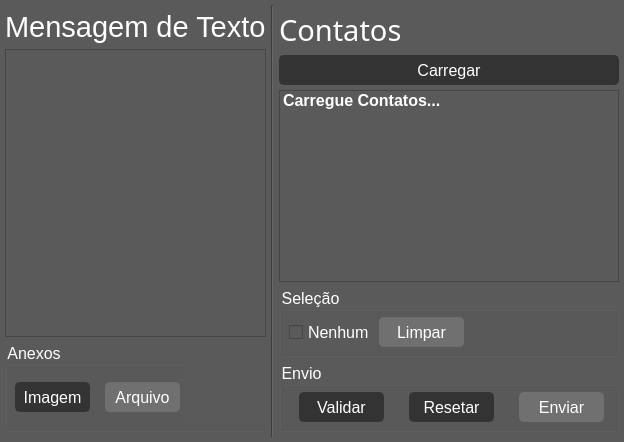
               <widget class="QWidget" name="page_whatsapp">
                <property name="styleSheet">
                 <string notr="true">background:rgb(91,90,90);</string>
                </property>
                <layout class="QHBoxLayout" name="horizontalLayout_19">
                 <property name="spacing">
                  <number>0</number>
                 </property>
                 <property name="leftMargin">
                  <number>0</number>
                 </property>
                 <property name="topMargin">
                  <number>5</number>
                 </property>
                 <property name="rightMargin">
                  <number>0</number>
                 </property>
                 <property name="bottomMargin">
                  <number>5</number>
                 </property>
                 <item>
                  <widget class="QFrame" name="frame_whatsapp_main">
                   <property name="enabled">
                    <bool>true</bool>
                   </property>
                   <property name="minimumSize">
                    <size>
                     <width>0</width>
                     <height>0</height>
                    </size>
                   </property>
                   <property name="baseSize">
                    <size>
                     <width>0</width>
                     <height>0</height>
                    </size>
                   </property>
                   <property name="font">
                    <font>
                     <family>Segoe UI</family>
                     <pointsize>12</pointsize>
                    </font>
                   </property>
                   <property name="frameShape">
                    <enum>QFrame::NoFrame</enum>
                   </property>
                   <property name="frameShadow">
                    <enum>QFrame::Plain</enum>
                   </property>
                   <layout class="QVBoxLayout" name="verticalLayout_5">
                    <property name="spacing">
                     <number>5</number>
                    </property>
                    <property name="leftMargin">
                     <number>5</number>
                    </property>
                    <property name="topMargin">
                     <number>5</number>
                    </property>
                    <property name="rightMargin">
                     <number>5</number>
                    </property>
                    <property name="bottomMargin">
                     <number>5</number>
                    </property>
                    <item>
                     <widget class="QLabel" name="whatsapp_page_messages_frame_text">
                      <property name="font">
                       <font>
                        <family>Segoe UI</family>
                        <pointsize>22</pointsize>
                       </font>
                      </property>
                      <property name="styleSheet">
                       <string notr="true">QLabel {
	color:rgb(255,255,255);
}</string>
                      </property>
                      <property name="text">
                       <string>Mensagem de Texto</string>
                      </property>
                      <property name="textFormat">
                       <enum>Qt::RichText</enum>
                      </property>
                     </widget>
                    </item>
                    <item>
                     <widget class="QTextEdit" name="whatsapp_message_input">
                      <property name="enabled">
                       <bool>true</bool>
                      </property>
                      <property name="font">
                       <font>
                        <family>Segoe UI</family>
                        <pointsize>14</pointsize>
                       </font>
                      </property>
                     </widget>
                    </item>
                    <item>
                     <widget class="QGroupBox" name="attachments_groupbox">
                      <property name="minimumSize">
                       <size>
                        <width>0</width>
                        <height>90</height>
                       </size>
                      </property>
                      <property name="font">
                       <font>
                        <family>Segoe UI</family>
                        <pointsize>12</pointsize>
                       </font>
                      </property>
                      <property name="styleSheet">
                       <string notr="true">QGroupBox {
	color:rgb(255,255,255);
}</string>
                      </property>
                      <property name="title">
                       <string>Anexos</string>
                      </property>
                      <widget class="QPushButton" name="load_image_button">
                       <property name="geometry">
                        <rect>
                         <x>10</x>
                         <y>40</y>
                         <width>75</width>
                         <height>30</height>
                        </rect>
                       </property>
                       <property name="minimumSize">
                        <size>
                         <width>0</width>
                         <height>30</height>
                        </size>
                       </property>
                       <property name="font">
                        <font>
                         <family>Segoe UI</family>
                         <pointsize>12</pointsize>
                        </font>
                       </property>
                       <property name="styleSheet">
                        <string notr="true">QPushButton {
	border: 2px solid rgb(51,51,51);
	border-radius: 5px;	
	color:rgb(255,255,255);
	background-color: rgb(51,51,51);
}
QPushButton:hover {
	border: 2px solid rgb(0,143,150);
	background-color: rgb(0,143,150);
}
QPushButton:pressed {	
	border: 2px solid rgb(0,143,150);
	background-color: rgb(51,51,51);
}

QPushButton:disabled {	
	border-radius: 5px;	
	border: 2px solid rgb(112,112,112);
	background-color: rgb(112,112,112);
}</string>
                       </property>
                       <property name="text">
                        <string>Imagem</string>
                       </property>
                      </widget>
                      <widget class="QPushButton" name="load_file_button">
                       <property name="enabled">
                        <bool>false</bool>
                       </property>
                       <property name="geometry">
                        <rect>
                         <x>100</x>
                         <y>40</y>
                         <width>75</width>
                         <height>30</height>
                        </rect>
                       </property>
                       <property name="minimumSize">
                        <size>
                         <width>0</width>
                         <height>30</height>
                        </size>
                       </property>
                       <property name="font">
                        <font>
                         <family>Segoe UI</family>
                         <pointsize>12</pointsize>
                        </font>
                       </property>
                       <property name="styleSheet">
                        <string notr="true">QPushButton {
	border: 2px solid rgb(51,51,51);
	border-radius: 5px;	
	color:rgb(255,255,255);
	background-color: rgb(51,51,51);
}
QPushButton:hover {
	border: 2px solid rgb(0,143,150);
	background-color: rgb(0,143,150);
}
QPushButton:pressed {	
	border: 2px solid rgb(0,143,150);
	background-color: rgb(51,51,51);
}

QPushButton:disabled {	
	border-radius: 5px;	
	border: 2px solid rgb(112,112,112);
	background-color: rgb(112,112,112);
}</string>
                       </property>
                       <property name="text">
                        <string>Arquivo</string>
                       </property>
                      </widget>
                      <widget class="QLabel" name="selected_whatsapp_image_path_text">
                       <property name="geometry">
                        <rect>
                         <x>180</x>
                         <y>20</y>
                         <width>271</width>
                         <height>61</height>
                        </rect>
                       </property>
                       <property name="minimumSize">
                        <size>
                         <width>200</width>
                         <height>0</height>
                        </size>
                       </property>
                       <property name="font">
                        <font>
                         <family>Segoe UI</family>
                         <pointsize>10</pointsize>
                         <weight>75</weight>
                         <italic>true</italic>
                         <bold>true</bold>
                        </font>
                       </property>
                       <property name="layoutDirection">
                        <enum>Qt::LeftToRight</enum>
                       </property>
                       <property name="autoFillBackground">
                        <bool>false</bool>
                       </property>
                       <property name="styleSheet">
                        <string notr="true">QLabel {
	color:rgb(255,255,255);
	
}</string>
                       </property>
                       <property name="text">
                        <string>&lt;html&gt;&lt;head/&gt;&lt;body&gt;&lt;p align=&quot;justify&quot;&gt;&lt;br/&gt;&lt;/p&gt;&lt;/body&gt;&lt;/html&gt;</string>
                       </property>
                       <property name="textFormat">
                        <enum>Qt::RichText</enum>
                       </property>
                       <property name="scaledContents">
                        <bool>false</bool>
                       </property>
                       <property name="alignment">
                        <set>Qt::AlignLeading|Qt::AlignLeft|Qt::AlignTop</set>
                       </property>
                       <property name="wordWrap">
                        <bool>true</bool>
                       </property>
                       <property name="margin">
                        <number>1</number>
                       </property>
                       <property name="indent">
                        <number>1</number>
                       </property>
                       <property name="openExternalLinks">
                        <bool>false</bool>
                       </property>
                      </widget>
                     </widget>
                    </item>
                   </layout>
                  </widget>
                 </item>
                 <item>
                  <widget class="Line" name="vert_divide">
                   <property name="font">
                    <font>
                     <family>Segoe UI</family>
                     <pointsize>12</pointsize>
                    </font>
                   </property>
                   <property name="orientation">
                    <enum>Qt::Vertical</enum>
                   </property>
                  </widget>
                 </item>
                 <item>
                  <widget class="QFrame" name="frame_whatsapp_contacts">
                   <property name="minimumSize">
                    <size>
                     <width>350</width>
                     <height>0</height>
                    </size>
                   </property>
                   <property name="maximumSize">
                    <size>
                     <width>220</width>
                     <height>16777215</height>
                    </size>
                   </property>
                   <property name="frameShape">
                    <enum>QFrame::NoFrame</enum>
                   </property>
                   <property name="frameShadow">
                    <enum>QFrame::Plain</enum>
                   </property>
                   <layout class="QVBoxLayout" name="verticalLayout_6">
                    <property name="spacing">
                     <number>5</number>
                    </property>
                    <property name="leftMargin">
                     <number>5</number>
                    </property>
                    <property name="topMargin">
                     <number>5</number>
                    </property>
                    <property name="rightMargin">
                     <number>5</number>
                    </property>
                    <property name="bottomMargin">
                     <number>5</number>
                    </property>
                    <item>
                     <widget class="QLabel" name="whatsapp_page_contacts_frame_text">
                      <property name="minimumSize">
                       <size>
                        <width>0</width>
                        <height>40</height>
                       </size>
                      </property>
                      <property name="maximumSize">
                       <size>
                        <width>16777215</width>
                        <height>40</height>
                       </size>
                      </property>
                      <property name="font">
                       <font>
                        <family>Segoe UI Semilight</family>
                        <pointsize>22</pointsize>
                       </font>
                      </property>
                      <property name="styleSheet">
                       <string notr="true">QLabel {
	color:rgb(255,255,255);
}</string>
                      </property>
                      <property name="text">
                       <string>&lt;html&gt;&lt;head/&gt;&lt;body&gt;&lt;p&gt;Contatos&lt;/p&gt;&lt;/body&gt;&lt;/html&gt;</string>
                      </property>
                      <property name="alignment">
                       <set>Qt::AlignLeading|Qt::AlignLeft|Qt::AlignVCenter</set>
                      </property>
                     </widget>
                    </item>
                    <item>
                     <widget class="QPushButton" name="load_contacts_button">
                      <property name="enabled">
                       <bool>true</bool>
                      </property>
                      <property name="minimumSize">
                       <size>
                        <width>0</width>
                        <height>30</height>
                       </size>
                      </property>
                      <property name="maximumSize">
                       <size>
                        <width>16777215</width>
                        <height>16777215</height>
                       </size>
                      </property>
                      <property name="font">
                       <font>
                        <family>Segoe UI</family>
                        <pointsize>12</pointsize>
                       </font>
                      </property>
                      <property name="mouseTracking">
                       <bool>false</bool>
                      </property>
                      <property name="toolTipDuration">
                       <number>-1</number>
                      </property>
                      <property name="autoFillBackground">
                       <bool>false</bool>
                      </property>
                      <property name="styleSheet">
                       <string notr="true">QPushButton {
	border: 2px solid rgb(51,51,51);
	border-radius: 5px;	
	color:rgb(255,255,255);
	background-color: rgb(51,51,51);
}
QPushButton:hover {
	border: 2px solid rgb(0,143,150);
	background-color: rgb(0,143,150);
}
QPushButton:pressed {	
	border: 2px solid rgb(0,143,150);
	background-color: rgb(51,51,51);
}

QPushButton:disabled {	
	border-radius: 5px;	
	border: 2px solid rgb(112,112,112);
	background-color: rgb(112,112,112);
}</string>
                      </property>
                      <property name="locale">
                       <locale language="Portuguese" country="Brazil"/>
                      </property>
                      <property name="text">
                       <string>Carregar</string>
                      </property>
                      <property name="autoDefault">
                       <bool>false</bool>
                      </property>
                      <property name="default">
                       <bool>false</bool>
                      </property>
                      <property name="flat">
                       <bool>false</bool>
                      </property>
                     </widget>
                    </item>
                    <item>
                     <widget class="QListWidget" name="contacts_list">
                      <property name="enabled">
                       <bool>true</bool>
                      </property>
                      <property name="minimumSize">
                       <size>
                        <width>0</width>
                        <height>0</height>
                       </size>
                      </property>
                      <property name="font">
                       <font>
                        <pointsize>12</pointsize>
                       </font>
                      </property>
                      <property name="selectionMode">
                       <enum>QAbstractItemView::MultiSelection</enum>
                      </property>
                      <property name="selectionRectVisible">
                       <bool>false</bool>
                      </property>
                      <item>
                       <property name="text">
                        <string>Carregue Contatos...</string>
                       </property>
                       <property name="font">
                        <font>
                         <family>Segoe UI</family>
                         <pointsize>12</pointsize>
                         <weight>75</weight>
                         <bold>true</bold>
                        </font>
                       </property>
                       <property name="background">
                        <brush brushstyle="NoBrush">
                         <color alpha="255">
                          <red>255</red>
                          <green>255</green>
                          <blue>255</blue>
                         </color>
                        </brush>
                       </property>
                       <property name="foreground">
                        <brush brushstyle="SolidPattern">
                         <color alpha="255">
                          <red>255</red>
                          <green>255</green>
                          <blue>255</blue>
                         </color>
                        </brush>
                       </property>
                      </item>
                     </widget>
                    </item>
                    <item>
                     <widget class="QGroupBox" name="contacts_groupbox">
                      <property name="minimumSize">
                       <size>
                        <width>0</width>
                        <height>70</height>
                       </size>
                      </property>
                      <property name="font">
                       <font>
                        <family>Segoe UI</family>
                        <pointsize>12</pointsize>
                        <weight>50</weight>
                        <bold>false</bold>
                       </font>
                      </property>
                      <property name="styleSheet">
                       <string notr="true">QGroupBox {
	color:rgb(255,255,255);
}</string>
                      </property>
                      <property name="title">
                       <string>Seleção</string>
                      </property>
                      <widget class="QPushButton" name="clear_contacts_list_button">
                       <property name="enabled">
                        <bool>false</bool>
                       </property>
                       <property name="geometry">
                        <rect>
                         <x>100</x>
                         <y>30</y>
                         <width>85</width>
                         <height>30</height>
                        </rect>
                       </property>
                       <property name="font">
                        <font>
                         <family>Segoe UI</family>
                         <pointsize>12</pointsize>
                        </font>
                       </property>
                       <property name="styleSheet">
                        <string notr="true">QPushButton {
	border: 2px solid rgb(51,51,51);
	border-radius: 5px;	
	color:rgb(255,255,255);
	background-color: rgb(51,51,51);
}
QPushButton:hover {
	border: 2px solid rgb(0,143,150);
	background-color: rgb(0,143,150);
}
QPushButton:pressed {	
	border: 2px solid rgb(0,143,150);
	background-color: rgb(51,51,51);
}

QPushButton:disabled {	
	border-radius: 5px;	
	border: 2px solid rgb(112,112,112);
	background-color: rgb(112,112,112);
}</string>
                       </property>
                       <property name="text">
                        <string>Limpar</string>
                       </property>
                      </widget>
                      <widget class="QCheckBox" name="send_to_all_contacts_checkbox">
                       <property name="geometry">
                        <rect>
                         <x>10</x>
                         <y>30</y>
                         <width>85</width>
                         <height>30</height>
                        </rect>
                       </property>
                       <property name="font">
                        <font>
                         <family>Segoe UI</family>
                         <pointsize>12</pointsize>
                        </font>
                       </property>
                       <property name="styleSheet">
                        <string notr="true">QCheckBox {
	color:rgb(255,255,255);
}
QCheckBox:hover {
	font-weight: bold;
}</string>
                       </property>
                       <property name="text">
                        <string>Nenhum</string>
                       </property>
                      </widget>
                     </widget>
                    </item>
                    <item>
                     <widget class="QGroupBox" name="whatsapp_send_messages_groupbox">
                      <property name="minimumSize">
                       <size>
                        <width>0</width>
                        <height>70</height>
                       </size>
                      </property>
                      <property name="font">
                       <font>
                        <family>Segoe UI</family>
                        <pointsize>12</pointsize>
                       </font>
                      </property>
                      <property name="styleSheet">
                       <string notr="true">QGroupBox {
	color:rgb(255,255,255);
}</string>
                      </property>
                      <property name="title">
                       <string>Envio</string>
                      </property>
                      <widget class="QPushButton" name="send_whatsapp_messages_button">
                       <property name="enabled">
                        <bool>false</bool>
                       </property>
                       <property name="geometry">
                        <rect>
                         <x>240</x>
                         <y>30</y>
                         <width>85</width>
                         <height>30</height>
                        </rect>
                       </property>
                       <property name="font">
                        <font>
                         <family>Segoe UI</family>
                         <pointsize>12</pointsize>
                        </font>
                       </property>
                       <property name="styleSheet">
                        <string notr="true">QPushButton {
	border: 2px solid rgb(51,51,51);
	border-radius: 5px;	
	color:rgb(255,255,255);
	background-color: rgb(51,51,51);
}
QPushButton:hover {
	border: 2px solid rgb(0,143,150);
	background-color: rgb(0,143,150);
}
QPushButton:pressed {	
	border: 2px solid rgb(0,143,150);
	background-color: rgb(51,51,51);
}

QPushButton:disabled {	
	border-radius: 5px;	
	border: 2px solid rgb(112,112,112);
	background-color: rgb(112,112,112);
}</string>
                       </property>
                       <property name="text">
                        <string>Enviar</string>
                       </property>
                      </widget>
                      <widget class="QPushButton" name="validate_whatsapp_sending_button">
                       <property name="geometry">
                        <rect>
                         <x>20</x>
                         <y>30</y>
                         <width>85</width>
                         <height>30</height>
                        </rect>
                       </property>
                       <property name="font">
                        <font>
                         <family>Segoe UI</family>
                         <pointsize>12</pointsize>
                        </font>
                       </property>
                       <property name="styleSheet">
                        <string notr="true">QPushButton {
	border: 2px solid rgb(51,51,51);
	border-radius: 5px;	
	color:rgb(255,255,255);
	background-color: rgb(51,51,51);
}
QPushButton:hover {
	border: 2px solid rgb(0,143,150);
	background-color: rgb(0,143,150);
}
QPushButton:pressed {	
	border: 2px solid rgb(0,143,150);
	background-color: rgb(51,51,51);
}

QPushButton:disabled {	
	border-radius: 5px;	
	border: 2px solid rgb(112,112,112);
	background-color: rgb(112,112,112);
}</string>
                       </property>
                       <property name="text">
                        <string>Validar</string>
                       </property>
                      </widget>
                      <widget class="QPushButton" name="reset_validations_whatsapp_sending_button">
                       <property name="geometry">
                        <rect>
                         <x>130</x>
                         <y>30</y>
                         <width>85</width>
                         <height>30</height>
                        </rect>
                       </property>
                       <property name="font">
                        <font>
                         <family>Segoe UI</family>
                         <pointsize>12</pointsize>
                        </font>
                       </property>
                       <property name="styleSheet">
                        <string notr="true">QPushButton {
	border: 2px solid rgb(51,51,51);
	border-radius: 5px;	
	color:rgb(255,255,255);
	background-color: rgb(51,51,51);
}
QPushButton:hover {
	border: 2px solid rgb(0,143,150);
	background-color: rgb(0,143,150);
}
QPushButton:pressed {	
	border: 2px solid rgb(0,143,150);
	background-color: rgb(51,51,51);
}

QPushButton:disabled {	
	border-radius: 5px;	
	border: 2px solid rgb(112,112,112);
	background-color: rgb(112,112,112);
}</string>
                       </property>
                       <property name="text">
                        <string>Resetar</string>
                       </property>
                      </widget>
                     </widget>
                    </item>
                   </layout>
                  </widget>
                 </item>
                </layout>
               </widget>
